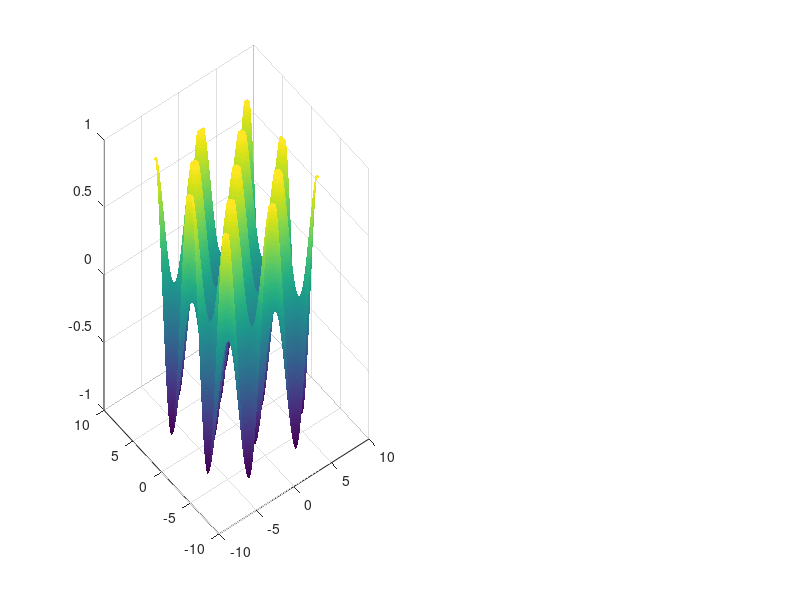

Write MATLAB code to recreate this figure. (Note: this script raises an error after producing the figure.)
% MATLAB script to plot the Smooth Cosine Plateaus function
%
% g(x,y) = cos(x)*cos(y)
%
% SMOOTH version: plateaus follow the level sets of g (not circular),
% giving C1-continuous joins between plateau and cosine surface:
%
%   F(x,y) = 1,              if cos(x)*cos(y) >= c
%           = cos(x)*cos(y), otherwise
%
% Equivalently:  F(x,y) = min(1, g(x,y))  when g <= 1
%
% Domain: [-2*pi, 2*pi] x [-2*pi, 2*pi]  (contains 3x3 = 9 cosine peaks)

%% ADJUSTABLE PARAMETERS
c = 0.9;    % Threshold: plateau where g(x,y) >= c  (try 0.7, 0.8, 0.95)
N = 600;    % Grid resolution

%% Domain
x = linspace(-2*pi, 2*pi, N);
y = linspace(-2*pi, 2*pi, N);
[X, Y] = meshgrid(x, y);

%% Compute g(x,y) and F(x,y)
G = cos(X) .* cos(Y);       % base cosine surface

% F(x,y) = min(g(x,y), c)  →  plateau at height c (where surface naturally reaches c)
Z_display = min(G, c);

%% Plot
figure('Position', [100, 100, 1300, 550]);

%--- Subplot 1: 3D Surface ---
subplot(1, 2, 1);
surf(X, Y, Z_display, 'EdgeColor', 'none');
colormap(parula);
colorbar;
xlabel('x');
ylabel('y');
zlabel('F(x,y)');
title(sprintf('Smooth Cosine Plateaus (c = %.2f) - 3D View', c), ...
    'Interpreter', 'none');
view(-35, 35);
grid on;
axis tight;

% (no threshold plane needed - plateau is flush with the surface)

%--- Subplot 2: Contour plot ---
subplot(1, 2, 2);
contourf(X, Y, Z_display, 40);
colormap(parula);
colorbar;
xlabel('x');
ylabel('y');
title(sprintf('Smooth Cosine Plateaus (c = %.2f) - Contour View', c), ...
    'Interpreter', 'none');
grid on;
axis equal;
xlim([-2*pi, 2*pi]);
ylim([-2*pi, 2*pi]);

% Tick labels in multiples of pi
xticks([-2*pi, -pi, 0, pi, 2*pi]);
xticklabels({'-2\pi', '-\pi', '0', '\pi', '2\pi'});
yticks([-2*pi, -pi, 0, pi, 2*pi]);
yticklabels({'-2\pi', '-\pi', '0', '\pi', '2\pi'});

% Draw the plateau boundary as a contour line at level c
hold on;
contour(X, Y, G, [c c], 'r--', 'LineWidth', 1.8);
hold off;

%% Second figure: side-by-side comparison of original vs smooth version
figure('Position', [100, 700, 1300, 450]);

%--- Original g(x,y) = cos(x)cos(y) ---
subplot(1, 3, 1);
surf(X, Y, G, 'EdgeColor', 'none');
colormap(parula);
colorbar;
xlabel('x'); ylabel('y'); zlabel('g');
title('Original: g(x,y) = cos(x)cos(y)', 'Interpreter', 'none');
view(-35, 35); grid on; axis tight;

%--- Smooth plateau version ---
subplot(1, 3, 2);
surf(X, Y, Z_display, 'EdgeColor', 'none');
colormap(parula);
colorbar;
xlabel('x'); ylabel('y'); zlabel('F');
title(sprintf('Smooth Plateaus: F = min(g, 1) for g>=%.2f', c), ...
    'Interpreter', 'none');
view(-35, 35); grid on; axis tight;

%--- Cross-section along x-axis (y=0) ---
subplot(1, 3, 3);
g_slice  = cos(x);                     % g(x, 0) = cos(x)*cos(0) = cos(x)
F_slice  = min(g_slice, c);

plot(x, g_slice, 'b-',  'LineWidth', 1.5, 'DisplayName', 'g(x,0) = cos(x)');
hold on;
plot(x, F_slice, 'r-',  'LineWidth', 2.0, 'DisplayName', sprintf('F(x,0), c=%.2f',c));
yline(c, 'k--', 'LineWidth', 1.2, 'DisplayName', sprintf('threshold c=%.2f',c));
hold off;
xlabel('x', 'Interpreter', 'none');
ylabel('F', 'Interpreter', 'none');
title('Cross-section along y = 0', 'Interpreter', 'none');
xticks([-2*pi, -pi, 0, pi, 2*pi]);
xticklabels({'-2\pi', '-\pi', '0', '\pi', '2\pi'});
legend('Location', 'best');
grid on;
ylim([-1.1 1.1]);

%% Print info
fprintf('\nSmooth Cosine Plateaus Function Properties:\n');
fprintf('  g(x,y)   = cos(x)*cos(y)\n');
fprintf('  F(x,y)   = c=%.4f      if g(x,y) >= %.4f\n', c, c);
fprintf('  F(x,y)   = cos(x)*cos(y) if g(x,y) <  %.4f\n', c);
fprintf('  Domain: [-2*pi, 2*pi] x [-2*pi, 2*pi]\n');
fprintf('  9 plateau regions (3x3 cosine peaks)\n');
fprintf('  Plateau boundary: level set g(x,y) = %.4f\n', c);
fprintf('  Key property: F is C1-continuous at plateau boundary\n');
fprintf('  (gradient of g matches gradient of plateau=1 only if c=1;\n');
fprintf('   for c<1 the gradient of g is zero only exactly at the peak)\n');
fprintf('\n  Try different thresholds:\n');
fprintf('    c = 0.95 -> small tight plateaus\n');
fprintf('    c = 0.80 -> medium plateaus\n');
fprintf('    c = 0.60 -> large plateaus, nearly touching\n');
